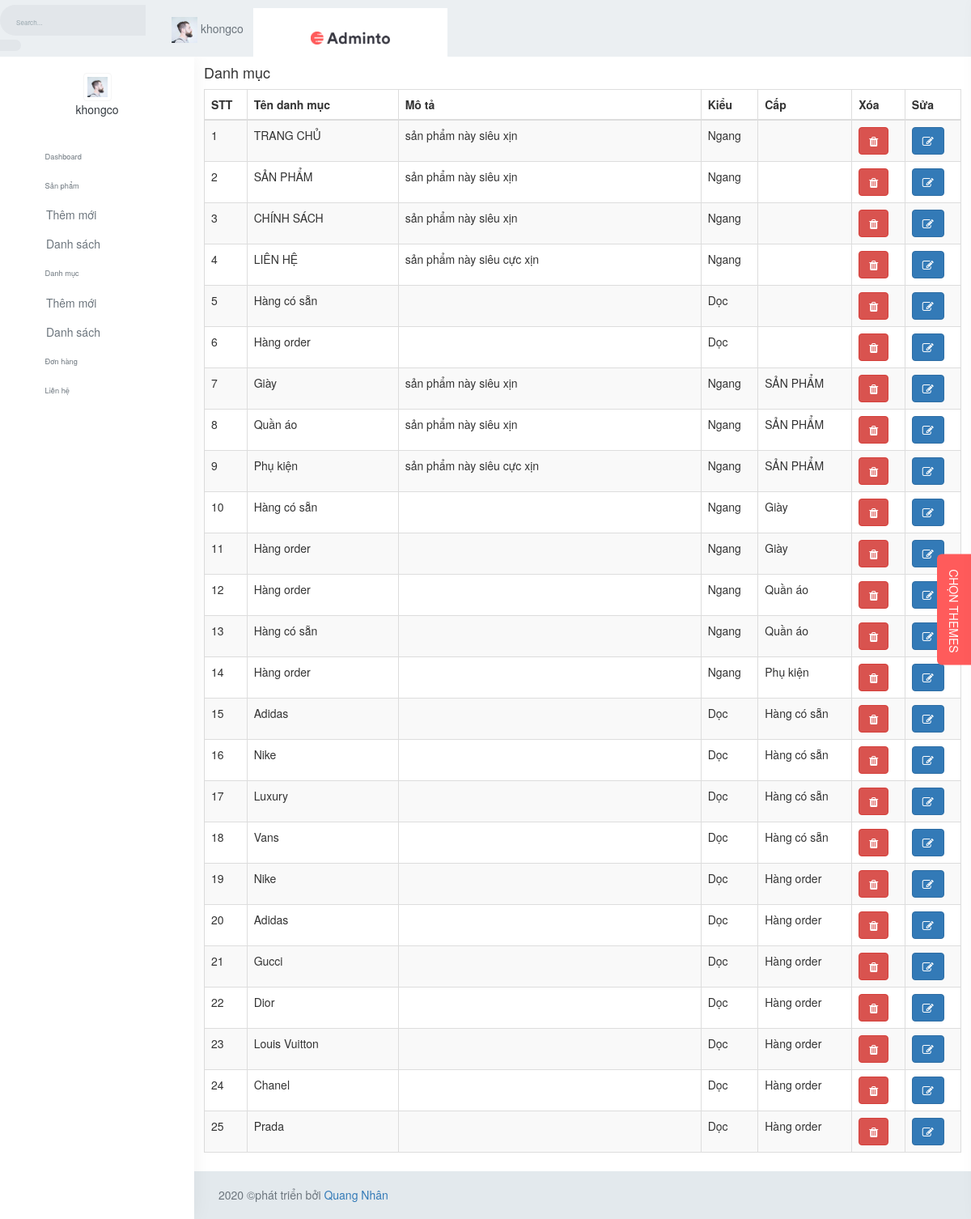
Page /admin/index.php?ctrl=categories&act=index (signed in) on the committed database.
### tables this page shows
CREATE TABLE `catalog` (
  `id` int(11) NOT NULL,
  `name` varchar(255) NOT NULL,
  `slug` varchar(255) DEFAULT NULL,
  `image_list` varchar(255) DEFAULT NULL,
  `description` text DEFAULT NULL,
  `style` tinyint(2) DEFAULT 0,
  `hangcosan` tinyint(2) DEFAULT 0,
  `parent` int(11) NOT NULL DEFAULT 0,
  `ctrl` varchar(50) DEFAULT NULL
);

### system/database.php (called while the page is built, shortened)
<?php
class Model_db{
    function __construct(){
        try {
            $ConnectionOption = array
                (
                    PDO::MYSQL_ATTR_INIT_COMMAND => "SET NAMES 'utf8'",
                    PDO::ATTR_ERRMODE => PDO::ERRMODE_EXCEPTION,
                );
            $conn = new PDO ('mysql:host='.HOST_DB.';dbname='.NAME_DB.';charset=utf8', USER_DB, PASS_DB, $ConnectionOption);
            $conn->setAttribute(PDO::ATTR_ERRMODE, PDO::ERRMODE_EXCEPTION);
            return $conn;
        } catch(PDOException $e) {
          echo "Lỗi Kết Nối database: " . $e->getMessage();
        }
    }
    function result1($fe,$sql){
        $sqlValue = array_slice(func_get_args(),2);
        try {
            $conn = $this->__construct();
            $stmt = $conn->prepare($sql);
            $stmt->execute($sqlValue);
            if($fe===0)return $stmt->fetchAll();elseif($fe===1)return $stmt->fetch(PDO::FETCH_ASSOC);
        } catch (PDOException $e) {
            echo "Lỗi: " . $e->getMessage();
        }
        finally{
            unset($conn);
        }
    }
}

### admin/models/categories.php (called while the page is built, shortened)
<?php
class Model_categories extends Model_db{
    function listRecords()
    {
        $sql = "SELECT * FROM catalog order by parent";
        return $this->result1(0,$sql);
    }
    function showOneProducer($id)
    {
        $sql = "SELECT * FROM catalog WHERE id=?";
        return $this->result1(1,$sql,$id);
    }
}
?>

### admin/views/categories_index.php (the view)
 <div class="content-page">
    <div class="content">
        <div class="container-fluid">
            <div class="row">
                <div class="col-12">
                    <div class="card-box">
                        <h4 class="mt-0 header-title">Danh mục</h4>
                        <table id="datatable-buttons" class="table table-striped table-bordered dt-responsive nowrap">
                            <thead>
                            <tr>
                            <th>STT</th>
                            <th width="20%">Tên danh mục</th>
                            <th width="40%">Mô tả</th>
                            <th>Kiểu</th>
                            <th>Cấp</th>
                            <th>Xóa</th>
                            <th>Sửa</th>
                            </tr>
                            </thead>
                            <tbody>
                            <?php
                            $stt = 0;
                                foreach ($list as $row) {
                                    $stt++;
                                    $linkDel = "'?ctrl=categories&act=delete&id=".$row['id']."'";
                                    $linkEdit = '?ctrl=categories&act=edit&id='.$row['id'];
                                    $slug = "'".$row['slug']."'";
                                    $name_Cate = $this->model->showOneProducer($row['parent']);
                                    if ($row['style'] == 0) $style = 'Ngang'; else $style ='Dọc';
                                    echo '<tr>
                                            <td>'.$stt.'</td>
                                            <td>'.$row['name'].'</td>
                                            <td>'.substr($row['description'],0,100).'</td>
                                            <td>'.$style.'</td>
                                            <td>'.$name_Cate['name'].'</td>
                                            <td><div  onclick="checkDeleteCate('.$linkDel.','.$row['id'].','.$row['style'].','.$slug.')"  class="btn btn-danger" role="button"><i class="fa fa-trash"></i></div></td>
                                            <td><a><a name="" id="" class="btn btn-primary" href="'.$linkEdit.'" role="button"><i class="fa fa-edit"></i></a></a></a></td>
                                        </tr>';
                                }
                            ?>
                            </tbody>
                        </table>
                    </div>
                </div>
            </div>
        </div>
    </div>
</div>

### rows in the picture
catalog: name "TRANG CHỦ", description "sản phẩm này siêu xịn", style "Ngang"
catalog: name "SẢN PHẨM", description "sản phẩm này siêu xịn", style "Ngang"
catalog: name "CHÍNH SÁCH", description "sản phẩm này siêu xịn", style "Ngang"
catalog: name "LIÊN HỆ", description "sản phẩm này siêu cực xịn", style "Ngang"
catalog: name "Hàng có sẵn", style "Dọc"
catalog: name "Hàng order", style "Dọc"
catalog: name "Giày", description "sản phẩm này siêu xịn", style "Ngang", catalog.name "SẢN PHẨM"
catalog: name "Quần áo", description "sản phẩm này siêu xịn", style "Ngang", catalog.name "SẢN PHẨM"
catalog: name "Phụ kiện", description "sản phẩm này siêu cực xịn", style "Ngang", catalog.name "SẢN PHẨM"
catalog: name "Hàng có sẵn", style "Ngang", catalog.name "Giày"
catalog: name "Hàng order", style "Ngang", catalog.name "Giày"
catalog: name "Hàng order", style "Ngang", catalog.name "Quần áo"
catalog: name "Hàng có sẵn", style "Ngang", catalog.name "Quần áo"
catalog: name "Hàng order", style "Ngang", catalog.name "Phụ kiện"
catalog: name "Adidas", style "Dọc", catalog.name "Hàng có sẵn"
catalog: name "Nike", style "Dọc", catalog.name "Hàng có sẵn"
catalog: name "Luxury", style "Dọc", catalog.name "Hàng có sẵn"
catalog: name "Vans", style "Dọc", catalog.name "Hàng có sẵn"
catalog: name "Nike", style "Dọc", catalog.name "Hàng order"
catalog: name "Adidas", style "Dọc", catalog.name "Hàng order"
catalog: name "Gucci", style "Dọc", catalog.name "Hàng order"
catalog: name "Dior", style "Dọc", catalog.name "Hàng order"
catalog: name "Louis Vuitton", style "Dọc", catalog.name "Hàng order"
catalog: name "Chanel", style "Dọc", catalog.name "Hàng order"
catalog: name "Prada", style "Dọc", catalog.name "Hàng order"
